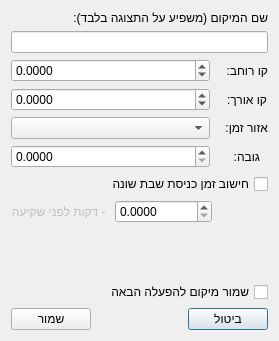
<?xml version="1.0" encoding="UTF-8"?>
<ui version="4.0">
 <class>ChangeLocation</class>
 <widget class="QDialog" name="ChangeLocation">
  <property name="geometry">
   <rect>
    <x>0</x>
    <y>0</y>
    <width>279</width>
    <height>341</height>
   </rect>
  </property>
  <property name="windowTitle">
   <string>שינוי מיקום</string>
  </property>
  <property name="layoutDirection">
   <enum>Qt::RightToLeft</enum>
  </property>
  <layout class="QVBoxLayout" name="verticalLayout">
   <item>
    <widget class="QLabel" name="label">
     <property name="text">
      <string>שם המיקום (משפיע על התצוגה בלבד):</string>
     </property>
    </widget>
   </item>
   <item>
    <widget class="QLineEdit" name="locationLine"/>
   </item>
   <item>
    <layout class="QFormLayout" name="formLayout">
     <property name="fieldGrowthPolicy">
      <enum>QFormLayout::ExpandingFieldsGrow</enum>
     </property>
     <property name="labelAlignment">
      <set>Qt::AlignCenter</set>
     </property>
     <property name="horizontalSpacing">
      <number>15</number>
     </property>
     <item row="2" column="0">
      <widget class="QLabel" name="label_3">
       <property name="text">
        <string>קו אורך:</string>
       </property>
      </widget>
     </item>
     <item row="3" column="0">
      <widget class="QLabel" name="label_4">
       <property name="text">
        <string>אזור זמן:</string>
       </property>
      </widget>
     </item>
     <item row="4" column="0">
      <widget class="QLabel" name="label_5">
       <property name="text">
        <string>גובה:</string>
       </property>
      </widget>
     </item>
     <item row="3" column="1">
      <widget class="QComboBox" name="comboBox">
       <property name="sizePolicy">
        <sizepolicy hsizetype="Expanding" vsizetype="Expanding">
         <horstretch>0</horstretch>
         <verstretch>0</verstretch>
        </sizepolicy>
       </property>
       <property name="layoutDirection">
        <enum>Qt::LeftToRight</enum>
       </property>
      </widget>
     </item>
     <item row="2" column="1">
      <widget class="QDoubleSpinBox" name="longitudeLine">
       <property name="sizePolicy">
        <sizepolicy hsizetype="Expanding" vsizetype="Fixed">
         <horstretch>0</horstretch>
         <verstretch>0</verstretch>
        </sizepolicy>
       </property>
       <property name="layoutDirection">
        <enum>Qt::LeftToRight</enum>
       </property>
       <property name="decimals">
        <number>4</number>
       </property>
       <property name="minimum">
        <double>-180.000000000000000</double>
       </property>
       <property name="maximum">
        <double>180.000000000000000</double>
       </property>
      </widget>
     </item>
     <item row="4" column="1">
      <widget class="QDoubleSpinBox" name="elavationLine">
       <property name="sizePolicy">
        <sizepolicy hsizetype="Expanding" vsizetype="Fixed">
         <horstretch>0</horstretch>
         <verstretch>0</verstretch>
        </sizepolicy>
       </property>
       <property name="layoutDirection">
        <enum>Qt::LeftToRight</enum>
       </property>
       <property name="decimals">
        <number>4</number>
       </property>
       <property name="maximum">
        <double>99999999.000000000000000</double>
       </property>
      </widget>
     </item>
     <item row="1" column="1">
      <widget class="QDoubleSpinBox" name="latitudeLine">
       <property name="sizePolicy">
        <sizepolicy hsizetype="Expanding" vsizetype="Fixed">
         <horstretch>0</horstretch>
         <verstretch>0</verstretch>
        </sizepolicy>
       </property>
       <property name="layoutDirection">
        <enum>Qt::LeftToRight</enum>
       </property>
       <property name="decimals">
        <number>4</number>
       </property>
       <property name="minimum">
        <double>-90.000000000000000</double>
       </property>
       <property name="maximum">
        <double>90.000000000000000</double>
       </property>
      </widget>
     </item>
     <item row="1" column="0">
      <widget class="QLabel" name="label_2">
       <property name="text">
        <string>קו רוחב:</string>
       </property>
      </widget>
     </item>
    </layout>
   </item>
   <item>
    <widget class="QCheckBox" name="checkBox">
     <property name="text">
      <string>חישוב זמן כניסת שבת שונה</string>
     </property>
    </widget>
   </item>
   <item>
    <layout class="QHBoxLayout" name="horizontalLayout">
     <item>
      <spacer name="horizontalSpacer">
       <property name="orientation">
        <enum>Qt::Horizontal</enum>
       </property>
       <property name="sizeHint" stdset="0">
        <size>
         <width>40</width>
         <height>20</height>
        </size>
       </property>
      </spacer>
     </item>
     <item>
      <widget class="QDoubleSpinBox" name="offsetLine">
       <property name="sizePolicy">
        <sizepolicy hsizetype="Expanding" vsizetype="Fixed">
         <horstretch>0</horstretch>
         <verstretch>0</verstretch>
        </sizepolicy>
       </property>
       <property name="layoutDirection">
        <enum>Qt::LeftToRight</enum>
       </property>
       <property name="decimals">
        <number>4</number>
       </property>
       <property name="maximum">
        <double>99999999.000000000000000</double>
       </property>
      </widget>
     </item>
     <item>
      <widget class="QLabel" name="label_6">
       <property name="enabled">
        <bool>false</bool>
       </property>
       <property name="text">
        <string> - דקות לפני שקיעה</string>
       </property>
      </widget>
     </item>
    </layout>
   </item>
   <item>
    <spacer name="verticalSpacer">
     <property name="orientation">
      <enum>Qt::Vertical</enum>
     </property>
     <property name="sizeHint" stdset="0">
      <size>
       <width>20</width>
       <height>40</height>
      </size>
     </property>
    </spacer>
   </item>
   <item>
    <widget class="QCheckBox" name="checkBox_2">
     <property name="text">
      <string>שמור מיקום להפעלה הבאה</string>
     </property>
    </widget>
   </item>
   <item>
    <layout class="QHBoxLayout" name="horizontalLayout_2">
     <property name="topMargin">
      <number>0</number>
     </property>
     <item>
      <widget class="QPushButton" name="exitBTN">
       <property name="text">
        <string>ביטול</string>
       </property>
      </widget>
     </item>
     <item>
      <spacer name="horizontalSpacer_2">
       <property name="orientation">
        <enum>Qt::Horizontal</enum>
       </property>
       <property name="sizeHint" stdset="0">
        <size>
         <width>40</width>
         <height>20</height>
        </size>
       </property>
      </spacer>
     </item>
     <item>
      <widget class="QPushButton" name="okBTN">
       <property name="layoutDirection">
        <enum>Qt::LeftToRight</enum>
       </property>
       <property name="text">
        <string>שמור</string>
       </property>
      </widget>
     </item>
    </layout>
   </item>
  </layout>
 </widget>
 <resources/>
 <connections/>
</ui>
